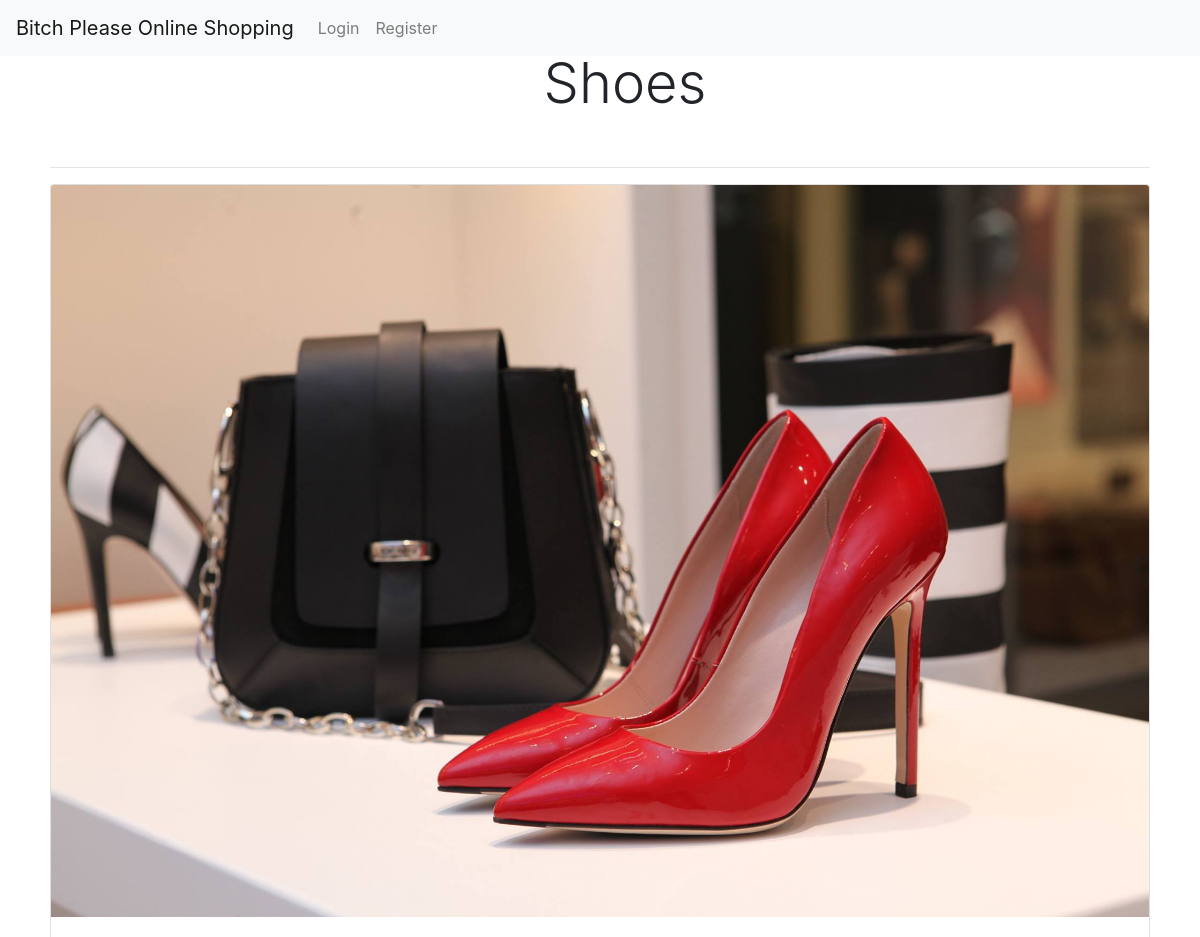
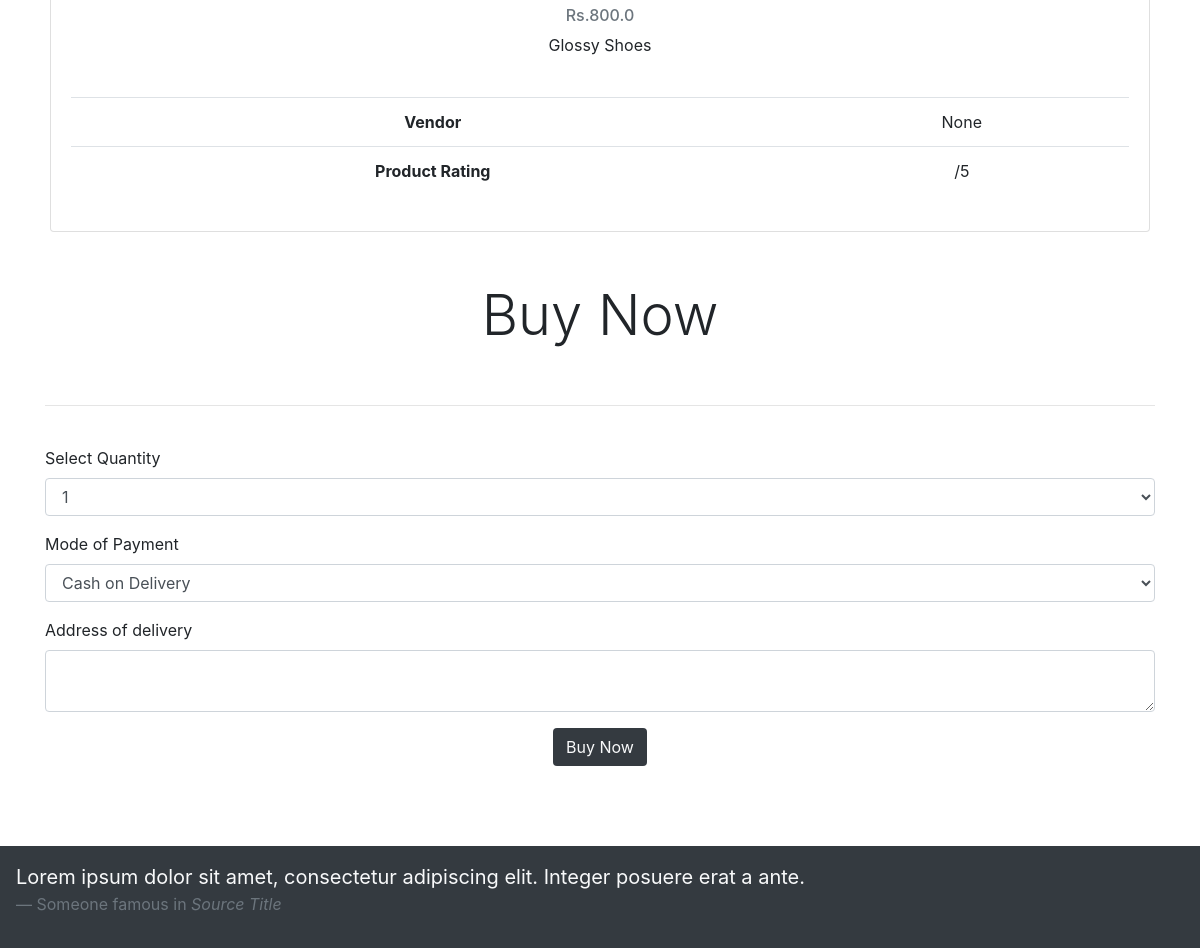
Screenshot of /product/10 with the database file from the repository (2 pictures, top to bottom).
### mysite/models.py (models this page shows, shortened)
class Product(models.Model):
    CATEGORY = (
        ('Indoor', 'Indoor'),
        ('Out door', 'Out door'),
    )
    name = models.CharField(max_length=200, null=True)
    price = models.FloatField(null=True)
    category = models.CharField(max_length=200, null=True, choices=CATEGORY)
    description = models.CharField(max_length=200, null=True)
    date_created = models.DateTimeField(auto_now_add=True, null=True)
    tags = models.ManyToManyField(Tag, )
    image = models.ImageField(upload_to='products/', default="")
    vendor = models.CharField(max_length=200, null=True, blank=True)
    ratings = models.IntegerField(null=True, blank=True)

### mysite/views.py (the view, shortened to what this page needs)
# urls.py: path('product/<int:pk>', views.product_view, name='product'),
def product_view(request, pk):
    product = Product.objects.get(id=pk)
    return render(request, 'product.html', {"product": product})

### templates/product.html (shortened to what this page needs)
{% extends 'base.html' %}
{% load static %}
{% block body %}
 <div class="container">
      <center><center style="margin-top: 50px; margin-bottom: 50px; padding-left: 50px;"><h1 class="display-4">{{ product.name }}</h1></center></center>
    </div>
    <div style="margin-top: 50px; margin-bottom: 50px; padding-left: 50px; padding-right: 50px;" class="container-fluid">
      <hr>
      <div class="card text-center">
        <img src="{{ product.image.url }}" class="card-img-top">
        <div class="card-body">
          <h6 class="card-subtitle mb-2 text-muted">Rs.{{ product.price }}</h6>
          <p class="card-text">{{ product.description }}</p>
          <br>
          <table class="table">
            <tbody>
              <tr>
                <th>Vendor</th>
                <td>{{ product.vendor }}</td>
              </tr>
              <tr>
                <th>Product Rating</th>
                <td>{{ product.rating }}/5</td>
              </tr>
            </tbody>
          </table>
        </div>
      </div>
    </div>
    <div class="container">
      <center><p class="display-4">Buy Now</p></center>
      <br>
      <hr>
      <br>
      <form method="post" name="myForm" onsubmit="return validateForm()">
        <div class="form-group">
          <label>Select Quantity</label>
          <select name="quantity" class="form-control">
            <option>1</option>
          </select>
        </div>
        <div class="form-group">
          <label>Mode of Payment</label>
          <select name="mode_of_payment" class="form-control">
            <option>Cash on Delivery</option>
          </select>
        </div>
        <div class="form-group">
          <label>Address of delivery</label>
          <textarea name="address" class="form-control"></textarea>
        </div>
        <center><input type="submit" class="btn bg-dark text-light" value="Buy Now"></center>
      </form>
    </div>
 {% endblock %}

### rows the page displays
Product: name "Shoes", image (picture), price "800.0", description "Glossy Shoes", vendor "None"
